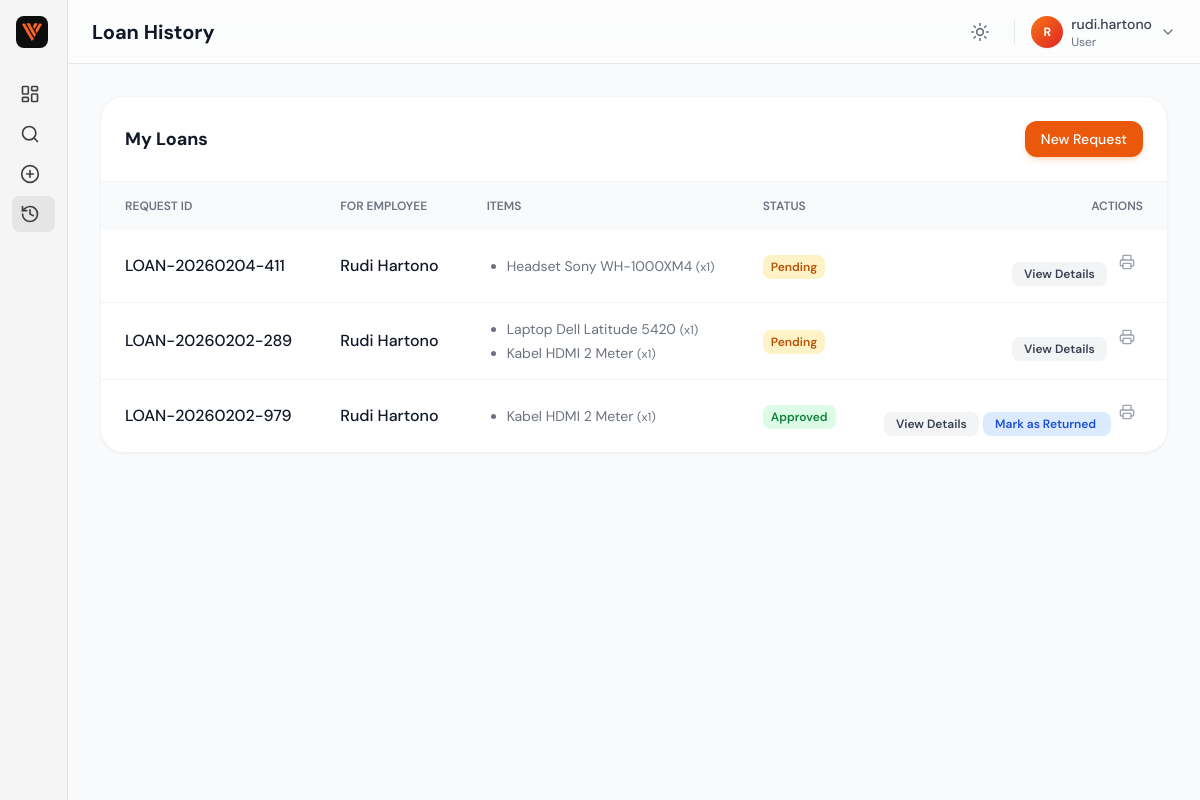
The page /user/history.php (signed in) on the database as committed earlier.
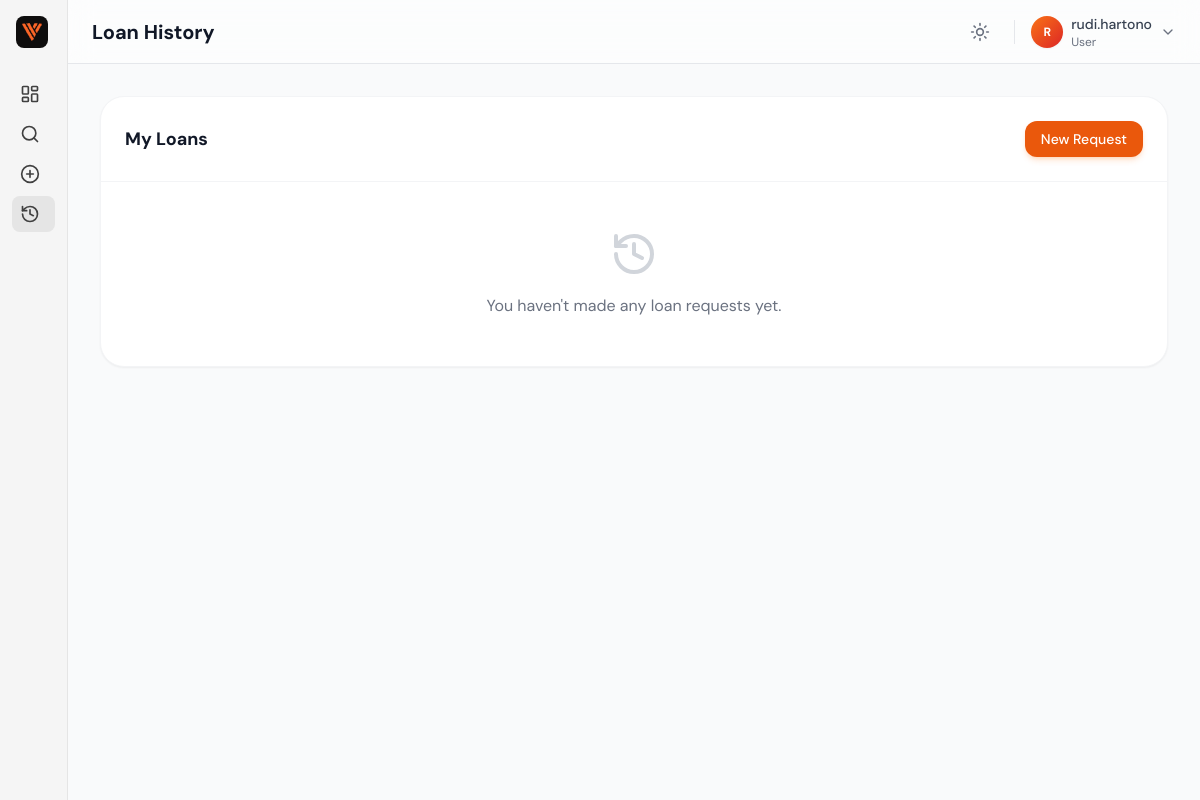
The same page on the database as committed later.
### tables this page shows
CREATE TABLE `peminjaman` (
  `id` int(11) NOT NULL AUTO_INCREMENT,
  `kode_peminjaman` varchar(20) DEFAULT NULL,
  `user_id` int(11) NOT NULL,
  `employee_id` int(11) DEFAULT NULL,
  `tanggal_pinjam` date NOT NULL,
  `tanggal_kembali_rencana` date DEFAULT NULL COMMENT 'Expected return date set by admin',
  `tanggal_kembali` date DEFAULT NULL COMMENT 'Actual return date',
  `status` enum('pending','approved','rejected','returned') NOT NULL DEFAULT 'pending',
  `keterangan` text DEFAULT NULL,
  `alasan_reject` text DEFAULT NULL,
  `created_at` timestamp NOT NULL DEFAULT current_timestamp(),
  `updated_at` timestamp NOT NULL DEFAULT current_timestamp() ON UPDATE current_timestamp(),
  PRIMARY KEY (`id`),
  KEY `idx_user_id` (`user_id`),
  KEY `idx_status` (`status`),
  KEY `idx_tanggal_pinjam` (`tanggal_pinjam`),
  KEY `fk_employee_id` (`employee_id`),
  CONSTRAINT `fk_employee_id` FOREIGN KEY (`employee_id`) REFERENCES `employees` (`id`) ON DELETE SET NULL,
  CONSTRAINT `peminjaman_ibfk_1` FOREIGN KEY (`user_id`) REFERENCES `users` (`id`) ON DELETE CASCADE
);

CREATE TABLE `employees` (
  `id` int(11) NOT NULL AUTO_INCREMENT,
  `user_id` int(11) DEFAULT NULL,
  `nama_karyawan` varchar(100) NOT NULL,
  `jabatan` varchar(100) DEFAULT NULL,
  `departemen` varchar(100) DEFAULT NULL,
  `email` varchar(100) DEFAULT NULL,
  `telepon` varchar(20) DEFAULT NULL,
  `created_at` timestamp NOT NULL DEFAULT current_timestamp(),
  PRIMARY KEY (`id`),
  UNIQUE KEY `email` (`email`),
  UNIQUE KEY `user_id` (`user_id`),
  CONSTRAINT `fk_user_id` FOREIGN KEY (`user_id`) REFERENCES `users` (`id`) ON DELETE SET NULL
);

CREATE TABLE `peminjaman_detail` (
  `id` int(11) NOT NULL AUTO_INCREMENT,
  `peminjaman_id` int(11) NOT NULL,
  `inventaris_id` int(11) NOT NULL,
  `jumlah` int(11) NOT NULL,
  `catatan` text DEFAULT NULL,
  `created_at` timestamp NOT NULL DEFAULT current_timestamp(),
  `updated_at` timestamp NOT NULL DEFAULT current_timestamp() ON UPDATE current_timestamp(),
  PRIMARY KEY (`id`),
  KEY `idx_peminjaman` (`peminjaman_id`),
  KEY `idx_inventaris` (`inventaris_id`),
  CONSTRAINT `peminjaman_detail_ibfk_1` FOREIGN KEY (`peminjaman_id`) REFERENCES `peminjaman` (`id`) ON DELETE CASCADE,
  CONSTRAINT `peminjaman_detail_ibfk_2` FOREIGN KEY (`inventaris_id`) REFERENCES `inventaris` (`id`) ON DELETE CASCADE
);

CREATE TABLE `inventaris` (
  `id` int(11) NOT NULL AUTO_INCREMENT,
  `nama_barang` varchar(100) NOT NULL,
  `kategori` varchar(50) NOT NULL,
  `stok_total` int(11) NOT NULL DEFAULT 0,
  `stok_tersedia` int(11) NOT NULL DEFAULT 0,
  `kondisi` enum('baik','rusak ringan','rusak berat') NOT NULL DEFAULT 'baik',
  `lokasi` varchar(100) NOT NULL,
  `deskripsi` text DEFAULT NULL,
  `image` varchar(255) DEFAULT NULL COMMENT 'Image filename for the product',
  `created_at` timestamp NOT NULL DEFAULT current_timestamp(),
  `updated_at` timestamp NOT NULL DEFAULT current_timestamp() ON UPDATE current_timestamp(),
  PRIMARY KEY (`id`),
  KEY `idx_kategori` (`kategori`),
  KEY `idx_stok_tersedia` (`stok_tersedia`)
);

### src/Auth.php (called while the page is built, shortened)
<?php
class Auth
{
    public function isLoggedIn()
    {
        return isset($_SESSION['logged_in']) && $_SESSION['logged_in'] === true;
    }
    public function getCurrentUser()
    {
        return [
            'id' => $_SESSION['user_id'],
            'username' => $_SESSION['username'],
            'email' => $_SESSION['email'],
            'role' => $_SESSION['role']
        ];
    }
}

### src/Loan.php (called while the page is built, shortened)
<?php
class Loan
{
    private $pdo;
    public function __construct($pdo)
    {
        $this->pdo = $pdo;
    }
    public function getByUserId($user_id)
    {
        try {
            $stmt = $this->pdo->prepare(
                "SELECT p.*, e.nama_karyawan
                 FROM peminjaman p
                 LEFT JOIN employees e ON p.employee_id = e.id
                 WHERE p.user_id = ?
                 ORDER BY p.created_at DESC"
            );
            $stmt->execute([$user_id]);
            $loans = $stmt->fetchAll();
            $stmtDetails = $this->pdo->prepare(
                "SELECT pd.*, i.nama_barang, i.kategori
                 FROM peminjaman_detail pd
                 JOIN inventaris i ON pd.inventaris_id = i.id
                 WHERE pd.peminjaman_id = ?"
            );
            foreach ($loans as &$loan) {
                $stmtDetails->execute([$loan['id']]);
                $loan['details'] = $stmtDetails->fetchAll();
            }
            return $loans;
        } catch (\PDOException $e) {
            return [];
        }
    }
}

### public/user/history.php (the view, shortened to what the changed rows need)
<?php
require_once __DIR__ . '/../../config/database.php';
$auth = new Auth($pdo);
$auth->requireLogin();
$loan = new Loan($pdo);
$currentUser = $auth->getCurrentUser();
$myLoans = $loan->getByUserId($currentUser['id']);
?>
<!DOCTYPE html>
<html lang="en" class="light">
<head>
    <script src="https://cdn.tailwindcss.com"></script>
</head>
<body class="bg-gray-50 dark:bg-gray-900 font-sans text-slate-800 dark:text-white transition-colors duration-300"
      x-data="{
          darkMode: localStorage.getItem('theme') === 'dark',
          toggleTheme() {
              this.darkMode = !this.darkMode;
              localStorage.setItem('theme', this.darkMode ? 'dark' : 'light');
              if (this.darkMode) {
                  document.documentElement.classList.add('dark');
              } else {
                  document.documentElement.classList.remove('dark');
              }
          }
      }"
      x-init="$watch('darkMode', val => val ? document.documentElement.classList.add('dark') : document.documentElement.classList.remove('dark')); if(darkMode) document.documentElement.classList.add('dark');">
    <div class="flex h-screen overflow-hidden bg-gray-50 dark:bg-gray-950">
        <div class="fixed inset-0 -z-10 bg-gray-50 dark:bg-gray-950">
            <div class="absolute bottom-[-10%] right-[-10%] w-[40%] h-[40%] rounded-full bg-red-500/10 blur-[100px] animate-pulse"></div>
        </div>
        <?php
        $pathPrefix = '../';
        include '../includes/sidebar.php';
        ?>
        <div class="flex-1 flex flex-col h-screen overflow-hidden relative">
            <?php
            include '../includes/header.php';
            ?>
            <main class="flex-1 overflow-y-auto p-4 md:p-8 scroll-smooth hide-scrollbar">
                <div class="max-w-7xl mx-auto">
                    <div class="bg-white dark:bg-gray-800 rounded-3xl border border-gray-100 dark:border-gray-700 overflow-hidden shadow-sm">
                        <?php if (empty($myLoans)): ?>
                            <div class="p-12 text-center text-gray-500 dark:text-gray-400 flex flex-col items-center">
                                <i data-lucide="history" class="w-12 h-12 text-gray-300 dark:text-gray-600 mb-4"></i>
                                <p>You haven't made any loan requests yet.</p>
                            </div>
                        <?php else: ?>
                            <div class="overflow-x-auto">
                                <table class="w-full text-left">
                                    <thead class="bg-gray-50 dark:bg-gray-700/50 text-xs uppercase text-gray-500 dark:text-gray-400">
                                        <tr>
                                            <th class="px-6 py-4 font-semibold">Request ID</th>
                                            <th class="px-6 py-4 font-semibold">For Employee</th>
                                            <th class="px-6 py-4 font-semibold">Items</th>
                                            <th class="px-6 py-4 font-semibold">Status</th>
                                            <th class="px-6 py-4 font-semibold text-right">Actions</th>
                                        </tr>
                                    </thead>
                                    <tbody class="divide-y divide-gray-100 dark:divide-gray-700">
                                        <?php foreach ($myLoans as $item): ?>
                                        <tr class="hover:bg-gray-50 dark:hover:bg-gray-750 transition-colors">
                                            <td class="px-6 py-4 font-medium text-gray-900 dark:text-white">
                                                <a href="loan_detail.php?id=<?= $item['id'] ?>" class="hover:text-orange-500 hover:underline">
                                                    <?= htmlspecialchars($item['kode_peminjaman'] ?? 'LOAN-'.$item['id']) ?>
                                                </a>
                                            </td>
                                            <td class="px-6 py-4 font-medium text-gray-900 dark:text-white">
                                                <?= htmlspecialchars($item['nama_karyawan'] ?? '-') ?>
                                            </td>
                                            <td class="px-6 py-4 text-sm text-gray-500 dark:text-gray-400">
                                                <ul class="list-disc pl-5 space-y-1">
                                                    <?php foreach ($item['details'] as $detail): ?>
                                                        <li>
                                                            <a href="detail.php?id=<?= $detail['inventaris_id'] ?>" class="hover:text-orange-500 hover:underline">
                                                                <?= htmlspecialchars($detail['nama_barang']) ?>
                                                            </a>
                                                            <span class="text-xs">(x<?= $detail['jumlah'] ?>)</span>
                                                        </li>
                                                    <?php endforeach; ?>
                                                </ul>
                                            </td>
                                            <td class="px-6 py-4">
                                                <?php
                                                $statusColor = match($item['status']) {
                                                    'approved' => 'bg-green-100 text-green-700 dark:bg-green-900/30 dark:text-green-400',
                                                    'pending' => 'bg-amber-100 text-amber-700 dark:bg-amber-900/30 dark:text-amber-400',
                                                    'rejected' => 'bg-red-100 text-red-700 dark:bg-red-900/30 dark:text-red-400',
                                                    'returned' => 'bg-blue-100 text-blue-700 dark:bg-blue-900/30 dark:text-blue-400',
                                                    default => 'bg-gray-100 text-gray-700'
                                                };
                                                ?>
                                                <span class="px-2 py-1 rounded-lg text-xs font-semibold <?= $statusColor ?>">
                                                    <?= ucfirst($item['status']) ?>
                                                </span>
                                            </td>
                                            <td class="px-6 py-4 text-right">
                                                <a href="loan_detail.php?id=<?= $item['id'] ?>" class="inline-block px-3 py-1 bg-gray-100 text-gray-700 dark:bg-gray-700 dark:text-gray-200 rounded-lg text-xs font-semibold hover:bg-gray-200 dark:hover:bg-gray-600 transition" title="View Details">
                                                    View Details
                                                </a>
                                                <?php if ($item['status'] === 'approved'): ?>
                                                    <a href="?action=mark_returned&id=<?= $item['id'] ?>"
                                                       onclick="return confirm('Are you sure you want to mark this loan as returned? This action cannot be undone.')"
                                                       class="px-3 py-1 bg-blue-100 text-blue-700 dark:bg-blue-900/30 dark:text-blue-400 rounded-lg text-xs font-semibold hover:bg-blue-200 transition">
                                                        Mark as Returned
                                                    </a>
                                                <?php endif; ?>
                                                <a href="<?= $pathPrefix ?>print_loan.php?id=<?= $item['id'] ?>" target="_blank" class="inline-block p-2 text-gray-400 hover:text-blue-600 dark:hover:text-blue-400 transition" title="Export to PDF">
                                                    <i data-lucide="printer" class="w-4 h-4"></i>
                                                </a>
                                            </td>
                                        </tr>
                                        <?php endforeach; ?>
                                    </tbody>
                                </table>
                            </div>
                        <?php endif; ?>
                    </div>
                </div>
            </main>
        </div>
    </div>
</body>
</html>

Rows that differ between the two databases and show on the page:
removed peminjaman: kode_peminjaman "LOAN-20260204-411", employee.nama_karyawan "Rudi Hartono", status "Pending"
removed peminjaman_detail: inventaris.nama_barang "Headset Sony WH-1000XM4", jumlah "1", shown under "LOAN-20260204-411"
removed peminjaman: kode_peminjaman "LOAN-20260202-289", employee.nama_karyawan "Rudi Hartono", status "Pending"
removed peminjaman_detail: inventaris.nama_barang "Laptop Dell Latitude 5420", jumlah "1", shown under "LOAN-20260202-289"
removed peminjaman_detail: inventaris.nama_barang "Kabel HDMI 2 Meter", jumlah "1", shown under "LOAN-20260202-289"
no longer on this page (row edited): peminjaman: kode_peminjaman "LOAN-20260202-979", employee.nama_karyawan "Rudi Hartono", status "Approved"
no longer on this page (row edited): peminjaman_detail: inventaris.nama_barang "Kabel HDMI 2 Meter", jumlah "1", shown under "LOAN-20260202-979"
Other text that changed with them:
text no longer shown: "REQUEST ID FOR EMPLOYEE ITEMS STATUS ACTIONS"
text now shown: "You haven't made any loan requests yet."
